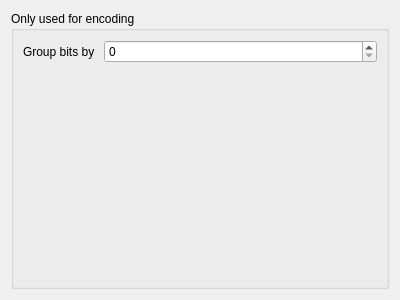
<?xml version="1.0" encoding="UTF-8"?>
<ui version="4.0">
<comment>
  * Released as open source by Gabriel Caudrelier
  *
  * Developed by Gabriel Caudrelier, gabriel dot caudrelier at gmail dot com
  *
  * https://github.com/metrodango/pip3line
  *
  * Released under AGPL see LICENSE for more information
</comment>
 <class>BinaryWidget</class>
 <widget class="QWidget" name="BinaryWidget">
  <property name="geometry">
   <rect>
    <x>0</x>
    <y>0</y>
    <width>400</width>
    <height>300</height>
   </rect>
  </property>
  <property name="windowTitle">
   <string>Form</string>
  </property>
  <layout class="QVBoxLayout" name="verticalLayout">
   <item>
    <widget class="QGroupBox" name="groupBox">
     <property name="title">
      <string>Only used for encoding</string>
     </property>
     <layout class="QFormLayout" name="formLayout">
      <item row="0" column="0">
       <widget class="QLabel" name="groupLabel">
        <property name="text">
         <string>Group bits by </string>
        </property>
       </widget>
      </item>
      <item row="0" column="1">
       <widget class="QSpinBox" name="groupBySpinBox">
        <property name="maximum">
         <number>512</number>
        </property>
       </widget>
      </item>
     </layout>
    </widget>
   </item>
  </layout>
 </widget>
 <resources/>
 <connections/>
</ui>
